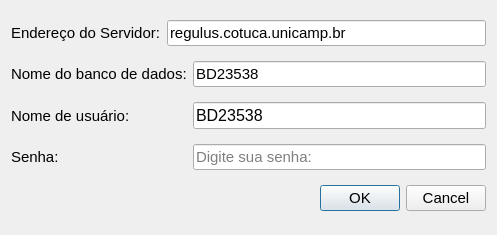
<?xml version="1.0" encoding="UTF-8"?>
<ui version="4.0">
 <class>dlgConexao</class>
 <widget class="QDialog" name="dlgConexao">
  <property name="geometry">
   <rect>
    <x>0</x>
    <y>0</y>
    <width>497</width>
    <height>235</height>
   </rect>
  </property>
  <property name="font">
   <font>
    <pointsize>11</pointsize>
   </font>
  </property>
  <property name="windowTitle">
   <string>Conexão ao banco de Dados</string>
  </property>
  <layout class="QGridLayout" name="gridLayout">
   <item row="0" column="0">
    <widget class="QLabel" name="label">
     <property name="text">
      <string>Endereço do Servidor:</string>
     </property>
    </widget>
   </item>
   <item row="0" column="1" colspan="2">
    <widget class="QLineEdit" name="edServidor">
     <property name="text">
      <string>regulus.cotuca.unicamp.br</string>
     </property>
    </widget>
   </item>
   <item row="1" column="0" colspan="2">
    <widget class="QLabel" name="label_2">
     <property name="text">
      <string>Nome do banco de dados:</string>
     </property>
    </widget>
   </item>
   <item row="1" column="2">
    <widget class="QLineEdit" name="edBancoDeDados">
     <property name="text">
      <string>BD23538</string>
     </property>
    </widget>
   </item>
   <item row="2" column="0">
    <widget class="QLabel" name="label_3">
     <property name="text">
      <string>Nome de usuário:</string>
     </property>
    </widget>
   </item>
   <item row="2" column="2">
    <widget class="QLineEdit" name="edUserId">
     <property name="font">
      <font>
       <pointsize>12</pointsize>
      </font>
     </property>
     <property name="text">
      <string>BD23538</string>
     </property>
     <property name="placeholderText">
      <string/>
     </property>
    </widget>
   </item>
   <item row="3" column="0">
    <widget class="QLabel" name="label_4">
     <property name="text">
      <string>Senha:</string>
     </property>
    </widget>
   </item>
   <item row="3" column="2">
    <widget class="QLineEdit" name="edSenha">
     <property name="echoMode">
      <enum>QLineEdit::Password</enum>
     </property>
     <property name="placeholderText">
      <string>Digite sua senha:</string>
     </property>
    </widget>
   </item>
   <item row="4" column="0" colspan="3">
    <widget class="QDialogButtonBox" name="buttonBox">
     <property name="orientation">
      <enum>Qt::Horizontal</enum>
     </property>
     <property name="standardButtons">
      <set>QDialogButtonBox::Cancel|QDialogButtonBox::Ok</set>
     </property>
    </widget>
   </item>
  </layout>
 </widget>
 <resources/>
 <connections>
  <connection>
   <sender>buttonBox</sender>
   <signal>accepted()</signal>
   <receiver>dlgConexao</receiver>
   <slot>accept()</slot>
   <hints>
    <hint type="sourcelabel">
     <x>248</x>
     <y>254</y>
    </hint>
    <hint type="destinationlabel">
     <x>157</x>
     <y>274</y>
    </hint>
   </hints>
  </connection>
  <connection>
   <sender>buttonBox</sender>
   <signal>rejected()</signal>
   <receiver>dlgConexao</receiver>
   <slot>reject()</slot>
   <hints>
    <hint type="sourcelabel">
     <x>316</x>
     <y>260</y>
    </hint>
    <hint type="destinationlabel">
     <x>286</x>
     <y>274</y>
    </hint>
   </hints>
  </connection>
 </connections>
</ui>
